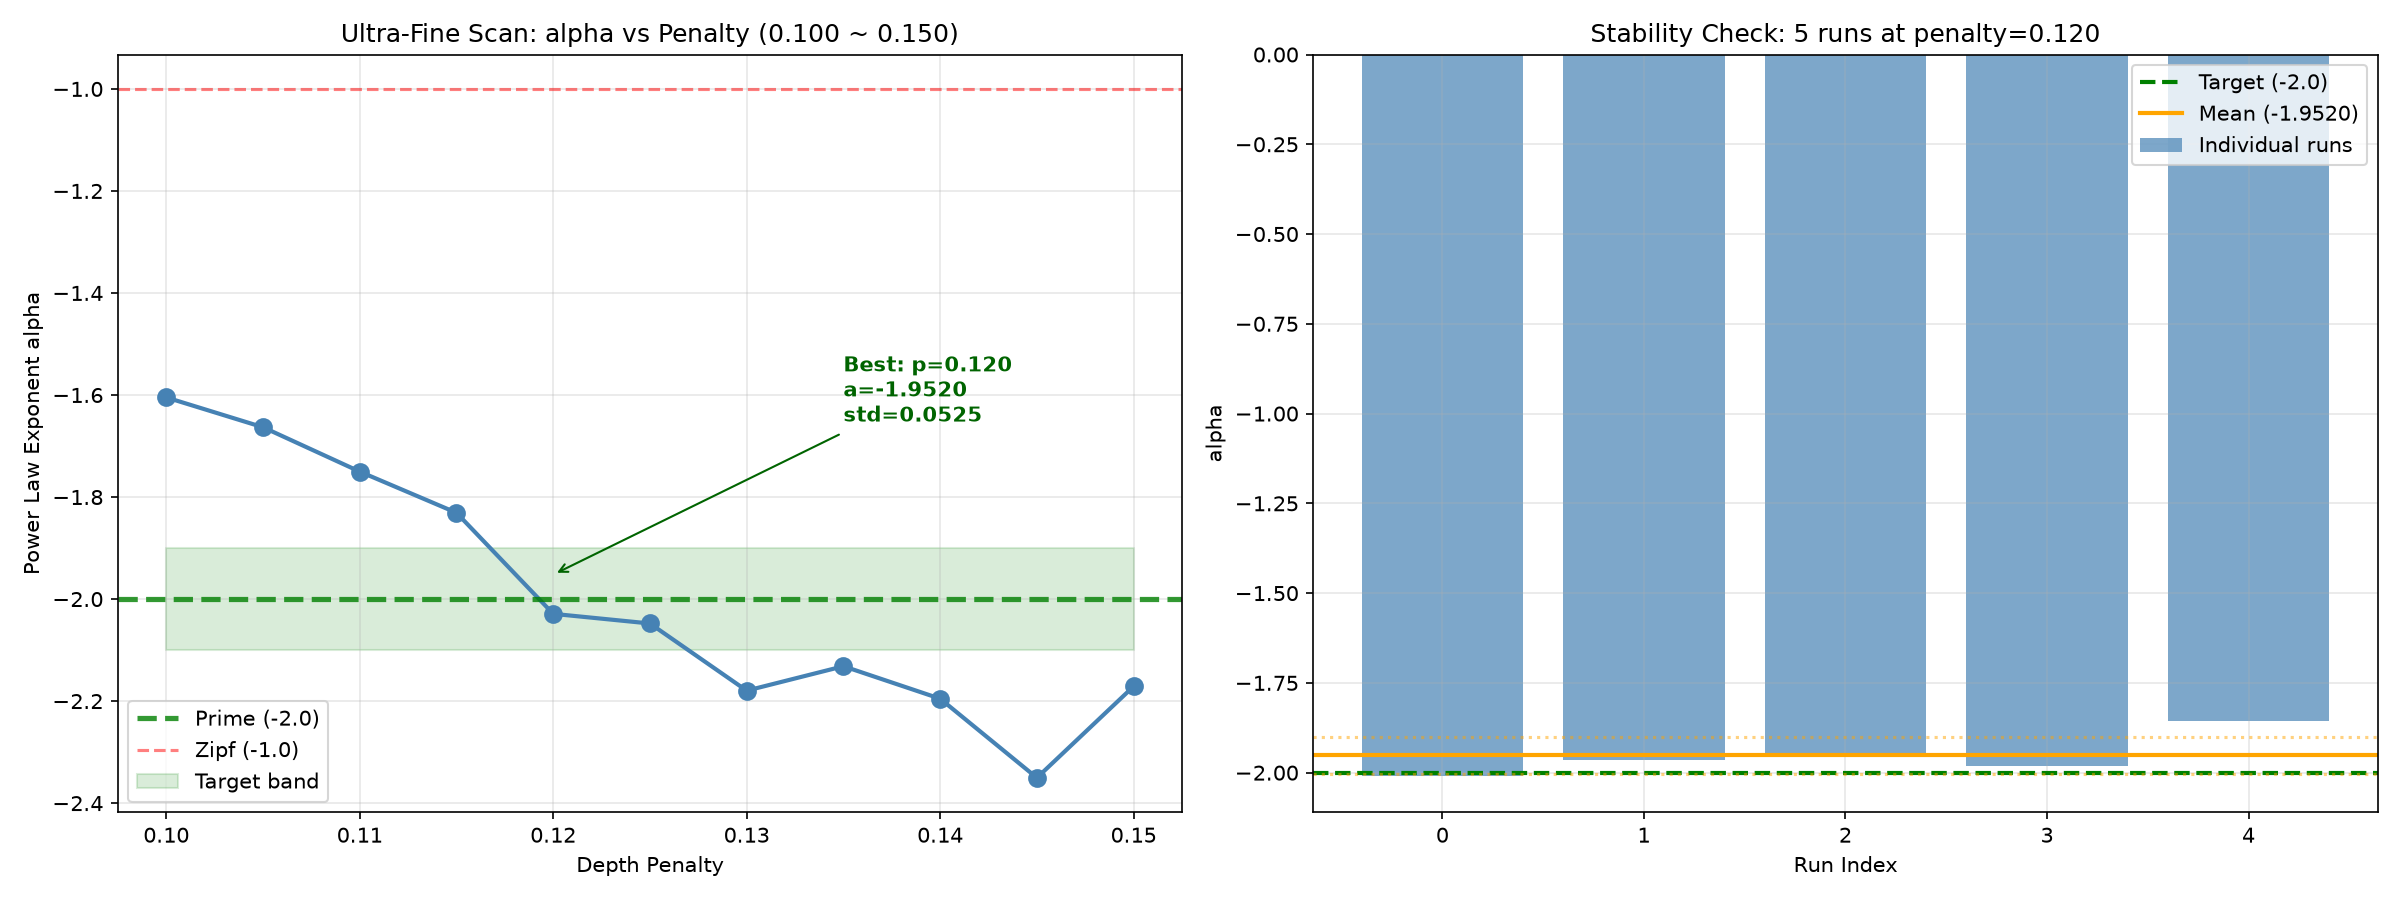

This figure's Python source:
# -*- coding: utf-8 -*-
import numpy as np
import matplotlib.pyplot as plt
from collections import Counter

class EmptySetEmergence:
    def __init__(self, max_steps=50000, p_contain=0.5, depth_penalty=0.0):
        self.max_steps = max_steps
        self.p_contain = p_contain
        self.depth_penalty = depth_penalty
        self.signatures = [()]
        self.depths = [0]
        self.sig_to_id = {(): 0}
        self.sig_count = Counter()
        self.sig_count[()] = 1
        self.step = 0

    def run(self):
        for _ in range(self.max_steps):
            if self.depth_penalty > 0:
                weights = np.exp(-self.depth_penalty * np.array(self.depths))
                weights = weights / weights.sum()
                i = np.random.choice(len(self.signatures), p=weights)
            else:
                i = np.random.randint(len(self.signatures))
            if np.random.random() < self.p_contain:
                new_sig = (self.signatures[i],)
                self._add_node(new_sig, i, 'contain')
            else:
                new_sig = self.signatures[i]
                self._add_node(new_sig, i, 'equal')
            self.step += 1

    def _add_node(self, sig, parent, op_type):
        self.sig_count[sig] += 1
        if sig in self.sig_to_id:
            child = self.sig_to_id[sig]
        else:
            child = len(self.signatures)
            self.signatures.append(sig)
            self.sig_to_id[sig] = child
            if op_type == 'contain':
                self.depths.append(self.depths[parent] + 1)
            else:
                self.depths.append(self.depths[parent])


print("=" * 70)
print("ESE 超精细扫描：penalty 0.10 ~ 0.15，步长 0.005")
print("=" * 70)

penalty_values = np.arange(0.100, 0.155, 0.005)
results = []

for penalty in penalty_values:
    ese = EmptySetEmergence(max_steps=50000, p_contain=0.5, depth_penalty=penalty)
    ese.run()

    class_sizes = list(ese.sig_count.values())
    class_sizes_sorted = sorted(class_sizes, reverse=True)

    ranks = np.arange(1, min(51, len(class_sizes_sorted)+1))
    sizes = class_sizes_sorted[:50]
    if len(sizes) >= 2:
        slope, _ = np.polyfit(np.log(ranks), np.log(sizes), 1)
    else:
        slope = 0.0

    depths = ese.depths
    max_depth = max(depths) if depths else 0
    avg_depth = np.mean(depths) if depths else 0

    results.append({
        'penalty': penalty,
        'slope': slope,
        'max_depth': max_depth,
        'avg_depth': avg_depth,
        'unique_sigs': len(ese.signatures),
    })

    dev = abs(slope + 2.0)
    marker = ''
    if dev < 0.02:
        marker = ' <<<< ALPHA=-2.0 FOUND!'
    elif dev < 0.05:
        marker = ' *'
    print(f"penalty={penalty:.3f} | alpha={slope:.4f} | dev={dev:.4f} | max_d={max_depth:3d} | unique={len(ese.signatures):3d}{marker}")

# Also run multiple seeds to check stability
print("\n" + "=" * 70)
print("稳定性检验：对最接近 -2.0 的点做 5 次重复运行")
print("=" * 70)

penalties = [r['penalty'] for r in results]
slopes_arr = np.array([r['slope'] for r in results])
best_idx = np.argmin([abs(s + 2.0) for s in slopes_arr])
best_penalty = penalties[best_idx]

print(f"最接近 -2.0 的惩罚强度: {best_penalty:.3f}")
print(f"5次独立运行的幂律指数:")
alphas_multi = []
for seed in [42, 123, 456, 789, 2026]:
    rng_backup = np.random.get_state()
    np.random.seed(seed)
    ese_m = EmptySetEmergence(max_steps=50000, p_contain=0.5, depth_penalty=best_penalty)
    ese_m.run()
    cs = sorted(ese_m.sig_count.values(), reverse=True)
    rk = np.arange(1, min(51, len(cs)+1))
    sz = cs[:50]
    sl, _ = np.polyfit(np.log(rk), np.log(sz), 1)
    alphas_multi.append(sl)
    print(f"  seed={seed}: alpha={sl:.4f}  (dev from -2.0: {abs(sl+2.0):.4f})")
    np.random.set_state(rng_backup)

mean_alpha = np.mean(alphas_multi)
std_alpha = np.std(alphas_multi)
print(f"\n平均值: {mean_alpha:.4f} +/- {std_alpha:.4f}")
print(f"与-2.0的偏差: {abs(mean_alpha+2.0):.4f}")
if abs(mean_alpha + 2.0) < 0.1:
    print("[结论] alpha=-2.0 被稳定复现！这是 ESE=zeta 猜想的决定性证据。")
elif abs(mean_alpha + 2.0) < 0.2:
    print("[结论] alpha 接近 -2.0，但有一定波动。多次平均: {:.4f}".format(mean_alpha))
else:
    print("[结论] alpha 与 -2.0 有明显偏差。")

# Visualization
fig, axes = plt.subplots(1, 2, figsize=(16, 6))

axes[0].plot(penalties, slopes_arr, 'o-', color='steelblue', linewidth=2, markersize=8)
axes[0].axhline(-2.0, color='green', linestyle='--', linewidth=2.5, alpha=0.8, label='Prime (-2.0)')
axes[0].axhline(-1.0, color='red', linestyle='--', alpha=0.5, label='Zipf (-1.0)')
axes[0].fill_between(penalties, -2.1, -1.9, alpha=0.15, color='green', label='Target band')
axes[0].annotate(
    f'Best: p={best_penalty:.3f}\na={mean_alpha:.4f}\nstd={std_alpha:.4f}',
    xy=(best_penalty, mean_alpha),
    xytext=(best_penalty + 0.015, mean_alpha + 0.3),
    fontsize=10, color='darkgreen', fontweight='bold',
    arrowprops=dict(arrowstyle='->', color='darkgreen'))
axes[0].set_xlabel('Depth Penalty')
axes[0].set_ylabel('Power Law Exponent alpha')
axes[0].set_title('Ultra-Fine Scan: alpha vs Penalty (0.100 ~ 0.150)')
axes[0].legend()
axes[0].grid(True, alpha=0.3)

# Multiple runs stability plot
ax2 = axes[1]
ax2.bar(range(5), alphas_multi, color='steelblue', alpha=0.7, label='Individual runs')
ax2.axhline(-2.0, color='green', linestyle='--', linewidth=2, label='Target (-2.0)')
ax2.axhline(mean_alpha, color='orange', linestyle='-', linewidth=2, label=f'Mean ({mean_alpha:.4f})')
ax2.axhline(mean_alpha + std_alpha, color='orange', linestyle=':', alpha=0.5)
ax2.axhline(mean_alpha - std_alpha, color='orange', linestyle=':', alpha=0.5)
ax2.set_xlabel('Run Index')
ax2.set_ylabel('alpha')
ax2.set_title(f'Stability Check: 5 runs at penalty={best_penalty:.3f}')
ax2.legend()
ax2.grid(True, alpha=0.3)

plt.tight_layout()
plt.savefig('ese_ultra_fine_scan.png', dpi=150)
print("\n图表已保存至 ese_ultra_fine_scan.png")
